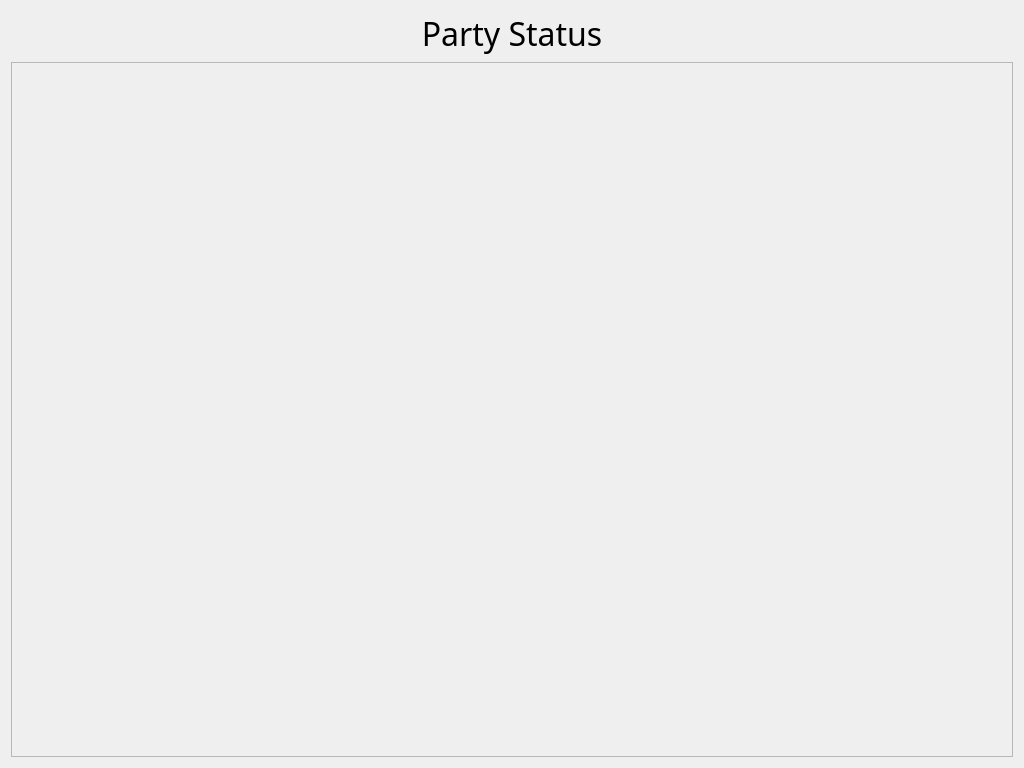
<?xml version="1.0" encoding="UTF-8"?>
<ui version="4.0">
 <class>PartyStatusTab</class>
 <widget class="QWidget" name="PartyStatusTab">
  <property name="geometry">
   <rect>
    <x>0</x>
    <y>0</y>
    <width>1024</width>
    <height>768</height>
   </rect>
  </property>
  <layout class="QVBoxLayout" name="mainLayout">
   <item>
    <widget class="QLabel" name="titleLabel">
     <property name="text">
      <string>Party Status</string>
     </property>
     <property name="alignment">
      <set>Qt::AlignCenter</set>
     </property>
     <property name="font">
      <font>
       <family>MedievalSharp</family>
       <pointsize>24</pointsize>
      </font>
     </property>
    </widget>
   </item>
   <item>
    <widget class="QScrollArea" name="scrollArea">
     <property name="widgetResizable">
      <bool>true</bool>
     </property>
     <widget class="QWidget" name="scrollContent">
      <layout class="QHBoxLayout" name="cardsLayout"/>
     </widget>
    </widget>
   </item>
  </layout>
 </widget>
</ui>
